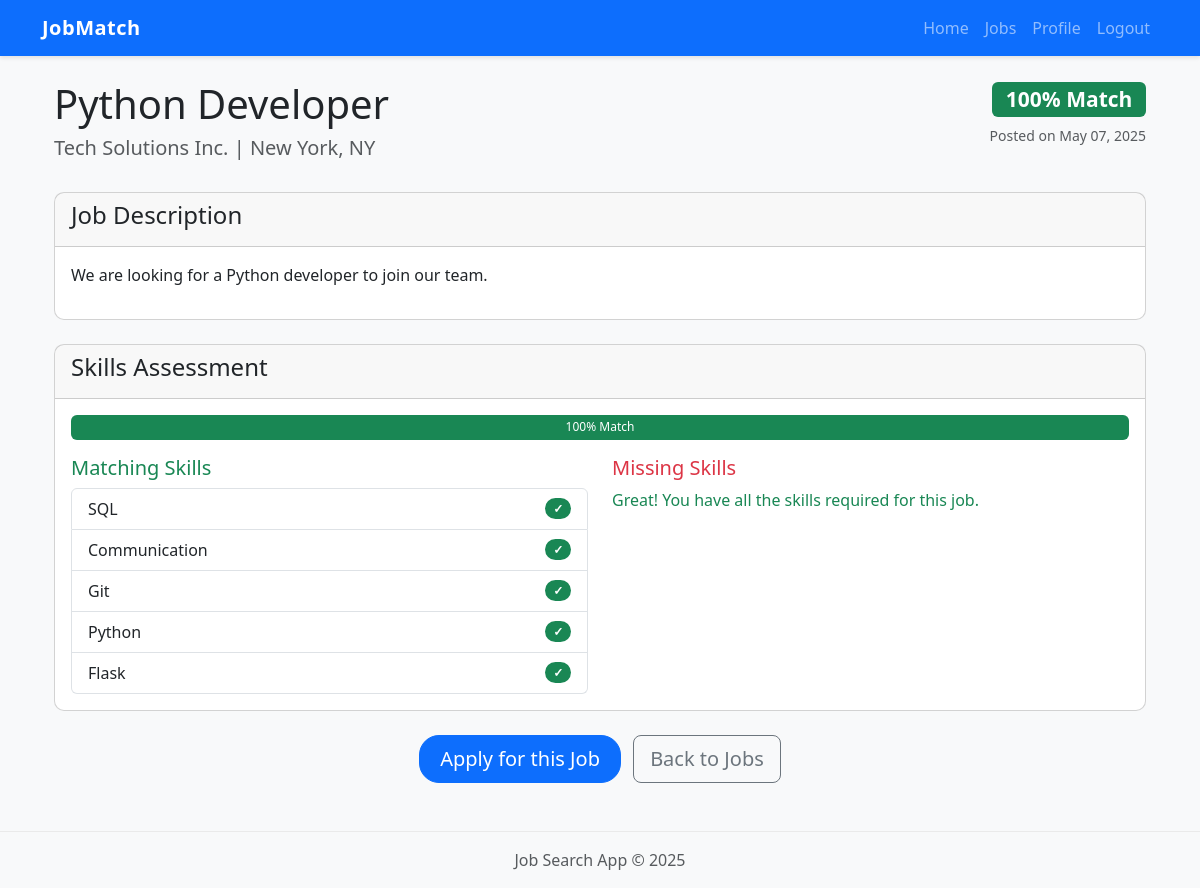
/job/1 (signed in), run on the app's committed database.
### app/models.py (models this page shows, shortened)
class Job(db.Model):
    id = db.Column(db.Integer, primary_key=True)
    title = db.Column(db.String(128), index=True)
    company = db.Column(db.String(128))
    description = db.Column(db.Text)
    location = db.Column(db.String(128))
    created_at = db.Column(db.DateTime, default=datetime.utcnow)
    skills = db.relationship('Skill', secondary=job_skills,
                           backref=db.backref('jobs', lazy='dynamic'))
    def compatibility_score(self, user):
        user_skills = set(user.skills)
        job_skills = set(self.skills)
        if not job_skills:
            return 0
        matching_skills = user_skills.intersection(job_skills)
        return (len(matching_skills) / len(job_skills)) * 100

class Skill(db.Model):
    id = db.Column(db.Integer, primary_key=True)
    name = db.Column(db.String(64), index=True, unique=True)
    description = db.Column(db.String(256))
    category_id = db.Column(db.Integer, db.ForeignKey('skill_category.id'))

### app/routes.py (the view)
@app.route('/job/<int:job_id>')
@login_required
def job_details(job_id):
    job = Job.query.get_or_404(job_id)
    score = job.compatibility_score(current_user)
    user_skills = set(current_user.skills)
    job_skills = set(job.skills)
    matching_skills = user_skills.intersection(job_skills)
    missing_skills = job_skills - user_skills
    return render_template('job_details.html',
                         job=job,
                         score=score,
                         matching_skills=matching_skills,
                         missing_skills=missing_skills,
                         title=job.title,
                         year=datetime.now().year)

### app/models.py (called while the page is built)
@login.user_loader
def load_user(id):
    return User.query.get(int(id))

### app/templates/job_details.html (shortened to what this page needs)
{% extends "base.html" %}
{% block content %}
<div class="container">
    <div class="row mb-4">
        <div class="col-md-8">
            <h1>{{ job.title }}</h1>
            <h5 class="text-muted">{{ job.company }} | {{ job.location }}</h5>
        </div>
        <div class="col-md-4 text-end">
            <div class="d-flex flex-column align-items-end">
                <h3>
                    <span class="badge bg-{{ 'success' if score >= 70 else 'warning' if score >= 40 else 'danger' }} text-white">
                        {{ score|int }}% Match
                    </span>
                </h3>
                <small class="text-muted">Posted on {{ job.created_at.strftime('%B %d, %Y') }}</small>
            </div>
        </div>
    </div>
    <div class="card mb-4">
        <div class="card-header">
            <h4>Job Description</h4>
        </div>
        <div class="card-body">
            <p>{{ job.description }}</p>
        </div>
    </div>
    <div class="row">
        <div class="col-md-12 mb-4">
            <div class="card">
                <div class="card-header">
                    <h4>Skills Assessment</h4>
                </div>
                <div class="card-body">
                    <div class="progress mb-3" style="height: 25px;">
                        <div class="progress-bar bg-{{ 'success' if score >= 70 else 'warning' if score >= 40 else 'danger' }}"
                             role="progressbar"
                             style="width: {{ score }}%;"
                             aria-valuenow="{{ score|int }}"
                             aria-valuemin="0"
                             aria-valuemax="100">
                            {{ score|int }}% Match
                        </div>
                    </div>
                    <div class="row">
                        <div class="col-md-6">
                            <h5 class="text-success">Matching Skills</h5>
                            {% if matching_skills %}
                                <ul class="list-group">
                                {% for skill in matching_skills %}
                                    <li class="list-group-item d-flex justify-content-between align-items-center">
                                        {{ skill.name }}
                                        <span class="badge bg-success rounded-pill">✓</span>
                                    </li>
                                {% endfor %}
                                </ul>
                            {% else %}
                                <p class="text-muted">You don't have any matching skills for this job yet.</p>
                            {% endif %}
                        </div>
                        <div class="col-md-6">
                            <h5 class="text-danger">Missing Skills</h5>
                            {% if missing_skills %}
                                <ul class="list-group">
                                {% for skill in missing_skills %}
                                    <li class="list-group-item d-flex justify-content-between align-items-center">
                                        {{ skill.name }}
                                        <span class="badge bg-danger rounded-pill">✗</span>
                                    </li>
                                {% endfor %}
                                </ul>
                            {% else %}
                                <p class="text-success">Great! You have all the skills required for this job.</p>
                            {% endif %}
                        </div>
                    </div>
                </div>
            </div>
        </div>
    </div>
    <div class="text-center mb-5">
        <a href="#" class="btn btn-primary btn-lg">Apply for this Job</a>
        <a href="{{ url_for('jobs') }}" class="btn btn-outline-secondary btn-lg ms-2">Back to Jobs</a>
    </div>
</div>
{% endblock %}

### app/static/css/style.css (style rules this page uses)
body { font-family: 'Segoe UI', Tahoma, Geneva, Verdana, sans-serif; background-color: #f8f9fa; }
.card { border-radius: 10px; transition: transform 0.3s ease; }
.btn-primary { border-radius: 20px; padding: 8px 20px; }

### data on the page
Job: title "Python Developer", company "Tech Solutions Inc.", location "New York, NY", created_at "May 07, 2025", description "We are looking for a Python developer to join our team."
Skill: name "SQL"
Skill: name "Communication"
Skill: name "Git"
Skill: name "Python"
Skill: name "Flask"

### other printed values
{{ score|int }} "100"
